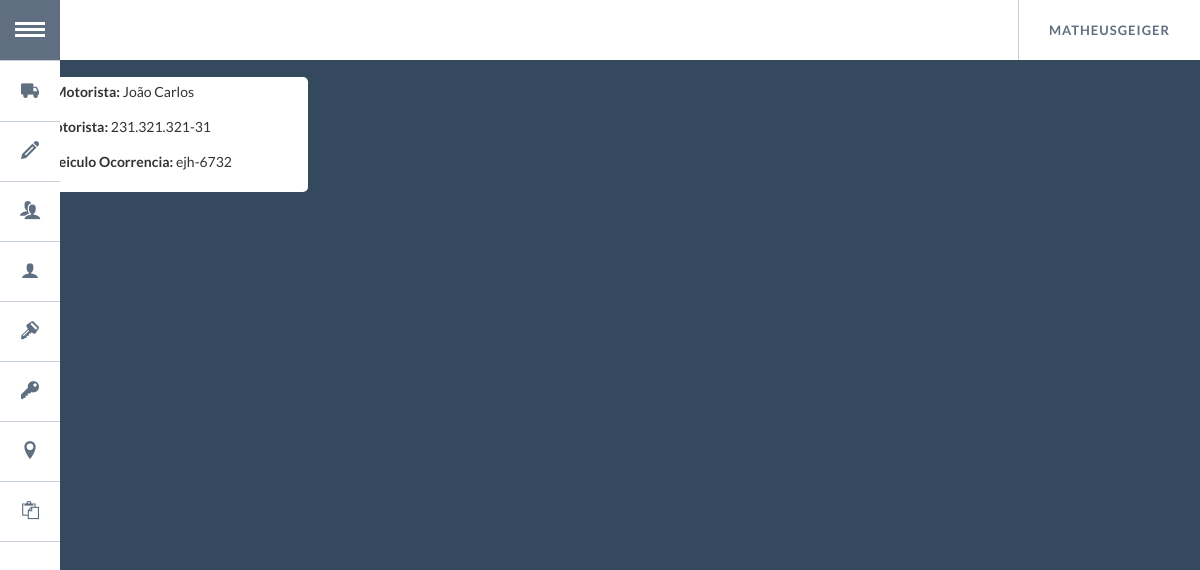
Page /lista_motorista/ (signed in) on the committed database.
### app/models.py (models this page shows, shortened)
class Motorista(models.Model):
    cd_motorista = models.AutoField(
        primary_key=True
    )
    nome_motorista = models.CharField(
        max_length=50
    )
    cpf_motorista = models.CharField(
        max_length=14
    )
    placa_veiculo = models.ForeignKey(
        Veiculo,
        null=False,
        blank=False
    )
    class Meta:
        verbose_name = 'Motorista'
        verbose_name_plural = 'Motoristas'

class Veiculo(models.Model):
    placa_veiculo = models.CharField(
        max_length=8,
        primary_key=True
    )
    cor_veiculo = models.CharField(
        max_length=10
    )
    modelo_veiculo = models.CharField(
        max_length=50
    )
    marca_veiculo = models.CharField(
        max_length=64,
        choices=(
            ('Mercedes-Benz','Mercedes-Benz'),
            ('MAN (VW)','MAN (VW)'),
            ('Ford Caminhoes','Ford Caminhoes'),
            ('Volvo','Volvo')
        )
    )
    ano_veiculo = models.CharField(
        max_length=4,
        choices= (
            ('2007','2007'),
            ('2008','2008'),
            ('2009','2009'),
            ('2010','2010'),
            ('2011','2011'),
            ('2012','2012'),
            ('2013','2013'),
            ('2014','2014'),
            ('2015','2015'),
            ('2016','2016'),
            ('2017','2017'),
            ('2018','2018')
        )
    )
    def __unicode__(self):
        return self.placa_veiculo or ''
    class Meta:
        verbose_name = 'Veiculo'
        verbose_name_plural = 'Veiculos'

### app/views.py (the view)
# urls.py: url(r'^lista_motorista/$', app.views.lista_motorista, name='lista_motorista'),
def lista_motorista(request):
    if request.user.is_authenticated():
        motorista = Motorista.objects.all()
        return render(request, 'index_motorista.html', {'motorista' : motorista})
    else:
        return HttpResponseRedirect('/login/?next=%s' % request.path)

### app/templates/index_motorista.html
{% extends "base.html" %}
{% block content %}
<div class="container-full" style="padding:0px">
{% for motorista in motorista %}
    <div class="container-card">
      <div class="description-card">
        <p><label>Nome Motorista:</label> {{ motorista.nome_motorista }}</p>
        <p><label>CPF Motorista: </label> {{ motorista.cpf_motorista }}</p>
        <p><label>Placa Veiculo Ocorrencia: </label> {{ motorista.placa_veiculo }}</p>
      </div>
    </div>
{% endfor %}
</div>
{% endblock %}

### app/templates/base.html (shortened to what this page needs)
<!DOCTYPE html>
<html>
<head>
{% block header %}
  <link rel="stylesheet" type="text/css" href="/static/css/bootstrap.min.css" />
  <link rel="stylesheet" type="text/css" href="/static/css/normalize.min.css" />
  <link rel="stylesheet" type="text/css" href="/static/css/popup.min.css" />
  <link rel="stylesheet" type="text/css" href="/static/css/demo.min.css" />
  <link rel="stylesheet" type="text/css" href="/static/css/component.min.css" />
</head>
{% endblock %}
<body>
  {%block menu%}
  <div class="container">
    <ul id="gn-menu" class="gn-menu-main">
      <li class="gn-trigger">
        <a class="gn-icon gn-icon-menu"><span class="">Menu</span></a>
        <nav class="gn-menu-wrapper">
          <div class="gn-scroller">
            <ul class="gn-menu">
              <li><a class="gn-icon gn-icon-viagem" href="/lista_viagem">Listar Viagens</a></li>
              <li><a class="gn-icon gn-nova-viagem" href="/viagem/add_viagem">Cadastrar Viagem</a></li>
              <li><a class="gn-icon gn-icon-motoristas" href="/lista_motorista">Listar Motoristas</a></li>
              <li><a class="gn-icon gn-icon-motorista" href="/motorista/add_motorista">Cadastrar Motorista</a></li>
              <li><a class="gn-icon gn-icon-veiculos" href="/lista_veiculo">Listar Veiculos</a></li>
              <li><a class="gn-icon gn-icon-veiculo" href="/veiculo/add_veiculo">Cadastrar Veiculo</a></li>
              <li><a class="gn-icon gn-icon-locale" href="/lista_ocorrencia/map">Ver Ocorrências</a></li>
              <li><a class="gn-icon gn-icon-ocorrencias" href="/lista_ocorrencia">Listar Ocorrências</a></li>
            </ul>
          </div>
        </nav>
      </li>
        {% if user.is_authenticated %}
      <li class="gn-trigger-right">
        <a class="gn-icon-menu-right"><span>{{ user.username }}</span></a>
        {% else %}
        <li>
        <a class="" href="/login"><span class="gn-icon gn-icon-login">Realizar Login</span></a>
        </nav>
        {% endif %}
      </li>
    </ul>
  </div>
{% endblock %}
{% block content %}{% endblock %}
</body>
</html>

### rows in the picture
Motorista: nome_motorista "João Carlos", cpf_motorista "231.321.321-31", placa_veiculo "ejh-6732"

### other values in the picture
{{ user.username }} "MATHEUSGEIGER"
